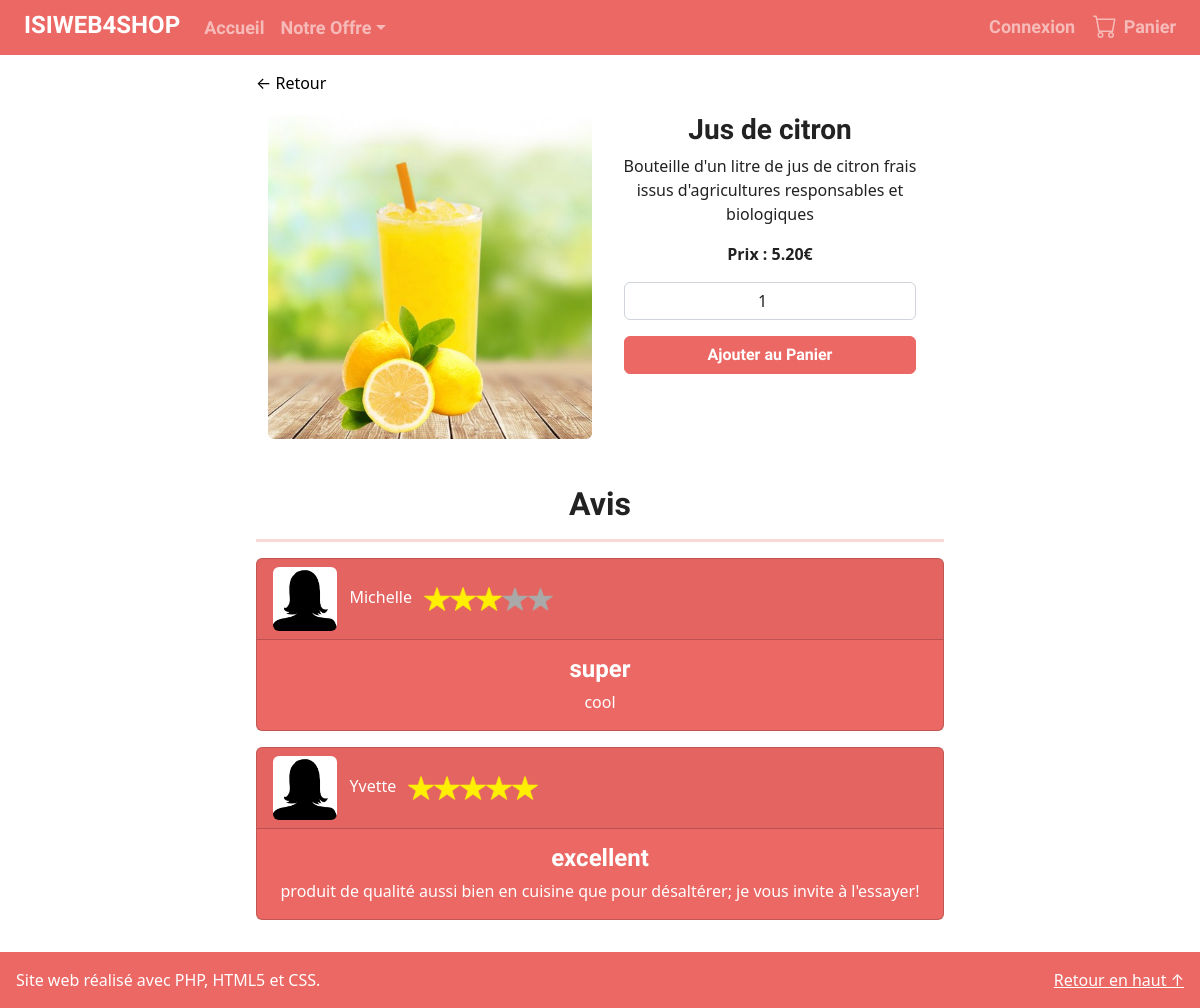
The page /index.php?action=Produit&cat=Boissons&prod_id=13 on the database its author committed.
### tables this page shows
CREATE TABLE `products` (
  `id` int(11) NOT NULL,
  `cat_id` tinyint(4) NOT NULL,
  `name` varchar(150) NOT NULL,
  `description` text NOT NULL,
  `image` varchar(30) NOT NULL,
  `price` decimal(5,2) NOT NULL,
  `quantity` int(3) NOT NULL
);

CREATE TABLE `reviews` (
  `id_product` int(2) NOT NULL,
  `name_user` varchar(50) NOT NULL,
  `photo_user` varchar(50) NOT NULL,
  `stars` int(1) NOT NULL,
  `title` varchar(50) NOT NULL,
  `description` varchar(150) NOT NULL
);

### index.php (called while the page is built)
<?php require 'Controleur/Routeur.php';
$routeur = new Routeur();
$routeur->routerRequete();

### Modeles/Modele.php (called while the page is built, shortened)
<?php
class Modele
{
	private $user = "root";
	private $pass = "";
	private $bdd = null;
	public function connect() {
		try
		{
			$this->bdd = new PDO("mysql:host=localhost;dbname=web4shop;charset=utf8", $this->user, $this->pass, array(PDO::ATTR_ERRMODE => PDO::ERRMODE_EXCEPTION));
		}
		catch (Exception $e) {
			echo "Connexion échouée ";
			die('Erreur fatale : ' . $e->getMessage());
		}
	}
	public function executerRequete($sql, $params = null) {
		if ($params == null) {
		$resultat = $this->bdd->query($sql);
		}
		else {
		$resultat = $this->bdd->prepare($sql);
		$resultat->execute($params);
		}
		return $resultat;
		}
}

### Modeles/Products.php (called while the page is built, shortened)
<?php
require_once 'Modele.php';
class ProduitsMulti extends Modele
{
    public function getProduct($id)
    {
        $sql = 'select * from products where id = ?';
        $products = $this->executerRequete($sql,array($id));
        if ($products->rowCount() == 1) return $products->fetch();
        else throw new Exception("Aucun produit ne correspond à l'id '$id'");
    }
}

### Modeles/Reviews.php (called while the page is built)
<?php require_once 'Modele.php';
class Review extends Modele
{
    public function getReview($idProduct)
    {
        $sql = 'select * from reviews'
            . ' where id_product=?';
        $review = $this->executerRequete($sql, array($idProduct));
        if ($review->rowCount() >= 1) return $review->fetchAll();
        else throw new Exception("Aucun avis ne correspond au produit d'ID : '$idProduct'");
    }
}

### Vues/VueProduit.php (the view, shortened to what this page needs)
<div class="float-start">
    <a href="index.php?action=<?= $_GET['cat'] ?>" class="text-black" style="text-decoration:none">← Retour</a>
</div>
<br>
<div class="row m-1 g-3">
    <div class="col-12 col-md-6">
        <img src="assets/<?= $produitInfos['image'] ?>" alt="<?= $produitInfos['name'] ?>" class="img-fluid rounded my-auto">
    </div>
    <div class="col-12 col-md-6">
        <h3><?= $produitInfos['name'] ?></h3>
        <p><?= $produitInfos['description'] ?></p>
        <strong>Prix : <?= $produitInfos['price'] ?>€</strong>
        <?php
        if ($produitInfos['quantity'] <= 0) {
            $lien = '#';
        } else {
            $lien = 'index.php?action=PanierProd&prod_id=' . $produitInfos['id'] . '&cat=' . $_GET['cat'] . '';
        }
        echo '<form class="row m-3" method="post" action="' . $lien . '" >';
        ?>
        <input type="number" class="form-control col" name="qte" value="1" min="1" max="<?= $produitInfos['quantity'] ?>" placeholder="Quantité" required>
        <?php
        if ($produitInfos['quantity'] <= 0) {
            echo '<button type="submit" class="btn btn-primary mt-3" disabled>Rupture de Stock</button>';
        } else {
            echo '<button type="submit" class="btn btn-primary mt-3">Ajouter au Panier</button>';
        }
        ?>
        </form>
    </div>
</div>
<div class="mt-5">
    <h2>Avis</h2>
    <hr class="bg-primary border-3 border-top border-primary">
    <?php foreach ($reviewsInfos as $review) { ?>
        <div class="card text-white bg-primary mb-3">
            <div class="card-header ">
                <div class="float-start">
                    <img class="rounded" style="height: 8vh" src="assets/<?= $review['photo_user'] ?>" alt="<?= $review['photo_user'] ?>">
                    <span class="m-2"><?= $review['name_user'] ?></span>
                    <?php
                    for ($i = 0; $i < $review['stars']; $i++) {
                        echo '<img style="height: 3vh" src="assets/review_star.png" alt="star">';
                    }
                    for ($i = 0; $i < 5 - $review['stars']; $i++) {
                        echo '<img style="height: 3vh" src="assets/review_grey.png" alt="star">';
                    }
                    ?>
                </div>
            </div>
            <div class="card-body">
                <h4 class="card-title"><?= $review['title'] ?></h4>
                <p class="card-text"><?= $review['description'] ?>
            </div>
        </div>
    <?php } ?>
</div>

### Style/Style.css (style rules this page uses)
input[type='number'] { width: 50px; text-align: center; }

### rows shown on the page
products: image (picture), name "Jus de citron", description "Bouteille d'un litre de jus de citron frais issus d'agricultures responsables et biologiques", price "5.20"
reviews: photo_user (picture), name_user "Michelle", stars 3 (drawn), title "super", description "cool"
reviews: photo_user (picture), name_user "Yvette", stars 5 (drawn), title "excellent", description "produit de qualité aussi bien en cuisine que pour désaltérer; je vous invite à l'essayer!"

### other values the page prints
$message "Connexion"
